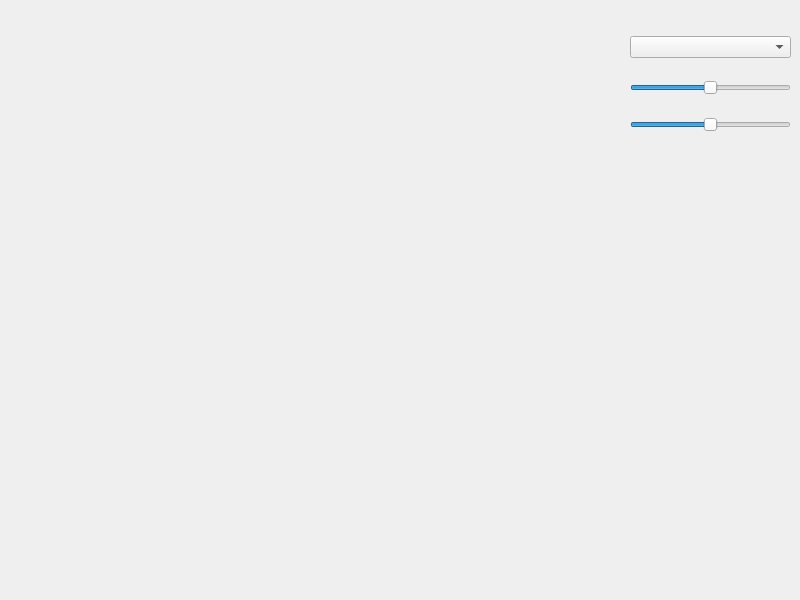
<?xml version="1.0" encoding="UTF-8"?>
<ui version="4.0">
 <class>MainWindow</class>
 <widget class="QMainWindow" name="MainWindow">
  <property name="geometry">
   <rect>
    <x>0</x>
    <y>0</y>
    <width>800</width>
    <height>600</height>
   </rect>
  </property>
  <property name="windowTitle">
   <string>MainWindow</string>
  </property>
  <widget class="QWidget" name="centralwidget">
   <widget class="GLWidget" name="widget" native="true">
    <property name="geometry">
     <rect>
      <x>1</x>
      <y>0</y>
      <width>541</width>
      <height>431</height>
     </rect>
    </property>
   </widget>
   <widget class="QWidget" name="">
    <property name="geometry">
     <rect>
      <x>630</x>
      <y>20</y>
      <width>161</width>
      <height>131</height>
     </rect>
    </property>
    <layout class="QVBoxLayout" name="verticalLayout">
     <item>
      <widget class="QComboBox" name="comboBox"/>
     </item>
     <item>
      <widget class="QSlider" name="horizontalSlider">
       <property name="minimum">
        <number>-100</number>
       </property>
       <property name="maximum">
        <number>100</number>
       </property>
       <property name="orientation">
        <enum>Qt::Horizontal</enum>
       </property>
      </widget>
     </item>
     <item>
      <widget class="QSlider" name="horizontalSlider_2">
       <property name="minimum">
        <number>-100</number>
       </property>
       <property name="maximum">
        <number>100</number>
       </property>
       <property name="orientation">
        <enum>Qt::Horizontal</enum>
       </property>
      </widget>
     </item>
    </layout>
   </widget>
  </widget>
 </widget>
 <customwidgets>
  <customwidget>
   <class>GLWidget</class>
   <extends>QWidget</extends>
   <header location="global">glwidget.h</header>
   <container>1</container>
  </customwidget>
 </customwidgets>
 <resources/>
 <connections/>
</ui>
